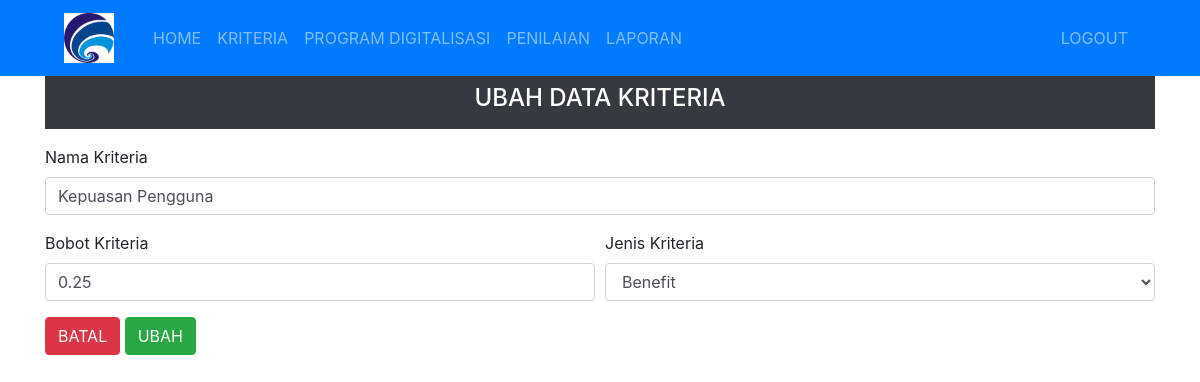
Screenshot of /admin/kriteria-aksi.php?id_kriteria=1&aksi=ubah (signed in) with the database file from the repository.
### tables this page shows
CREATE TABLE `kriteria` (
  `id_kriteria` int(1) NOT NULL,
  `nama_kriteria` varchar(30) NOT NULL,
  `bobot_kriteria` double NOT NULL,
  `jenis_kriteria` varchar(10) NOT NULL,
  `akar_kriteria` double NOT NULL,
  `solusi_ideal_positif` double NOT NULL,
  `solusi_ideal_negatif` double NOT NULL
);

### admin/kriteria-aksi.php (the view, shortened to what this page needs)
<?php include 'header.php';
  if(isset($_GET['aksi'])) {
    if($_GET['aksi']=='tambah'){ ?>
      <div class="container-xl">
        <div class="bg-dark text-white py-2 mb-3">
          <h4 class="text-center">TAMBAH DATA KRITERIA</h4>
        </div>
        <div class="panel panelcontainer">
          <div class="bootstrap-table">
            <form
              action="kriteria-proses.php?proses=simpan"
              method="post"
              enctype="multipart/form-data"
            >
              <div class="form-group">
                <label>Nama Kriteria</label>
                <input
                  type="text"
                  name="nama_kriteria"
                  class="form-control"
                  placeholder="Nama Kriteria"
                />
              </div>
              <div class="form-row">
                <div class="form-group col-md-6">
                  <label>Bobot Kriteria</label>
                  <input
                  type="text"
                  name="bobot_kriteria"
                  class="form-control"
                  placeholder="Bobot Kriteria"
                  />
                </div>
                <div class="form-group col-md-6">
                  <label>Jenis Kriteria</label>
                  <select class="form-control" name="jenis_kriteria">
                    <option selected disabled>--Pilih Jenis Kriteria--</option>
                    <option value="Benefit">Benefit</option>
                    <option value="Cost">Cost</option>
                  </select>
                </div>
              </div>
              <div class="form-group">
                <a href="kriteria.php" class="btn btn-danger">BATAL</a>
                <input type="submit" class="btn btn-success" value="SIMPAN" />
              </div>
            </form>
          </div>
        </div>
      </div>
    <?php } else if($_GET['aksi']=='ubah') { ?>
      <div class="container-xl">
        <div class="bg-dark text-white py-2 mb-3">
          <h4 class="text-center">UBAH DATA KRITERIA</h4>
        </div>
        <div class="panel panelcontainer">
          <div class="bootstrap-table">
            <?php
              $id_kriteria = $_GET['id_kriteria'];
              $data = mysqli_query($conn, "SELECT * FROM kriteria WHERE id_kriteria='$id_kriteria'");
              while ($a=mysqli_fetch_array($data)) { ?>
            <form
              action="kriteria-proses.php?proses=ubah"
              method="post"
              enctype="multipart/form-data"
            >
              <div class="form-group">
                <label>Nama Kriteria</label>
                <input
                  type="text"
                  name="nama_kriteria"
                  class="form-control"
                  placeholder="Nama Kriteria"
                  value="<?php echo $a['nama_kriteria']; ?>"
                />
              </div>
              <div class="form-row">
                <div class="form-group col-md-6">
                  <label>Bobot Kriteria</label>
                  <input
                  type="text"
                  name="bobot_kriteria"
                  class="form-control"
                  placeholder="Bobot Kriteria"
                  value="<?php echo $a['bobot_kriteria']; ?>"
                  />
                </div>
                <div class="form-group col-md-6">
                  <label>Jenis Kriteria</label>
                  <select class="form-control" name="jenis_kriteria">
                    <option value="Benefit" <?php echo ($a['jenis_kriteria'] == 'Benefit') ? 'selected' : ''; ?>>Benefit</option>
                  </select>
                </div>
              </div>
              <div class="form-group">
                <a href="kriteria.php" class="btn btn-danger">BATAL</a>
                <input type="submit" class="btn btn-success" value="UBAH" />
              </div>
            </form>
              <?php } ?>
          </div>
        </div>
      </div>
    <?php }} ?>

### rows the page displays
kriteria: nama_kriteria "Kepuasan Pengguna", bobot_kriteria "0.25", jenis_kriteria "Benefit"
